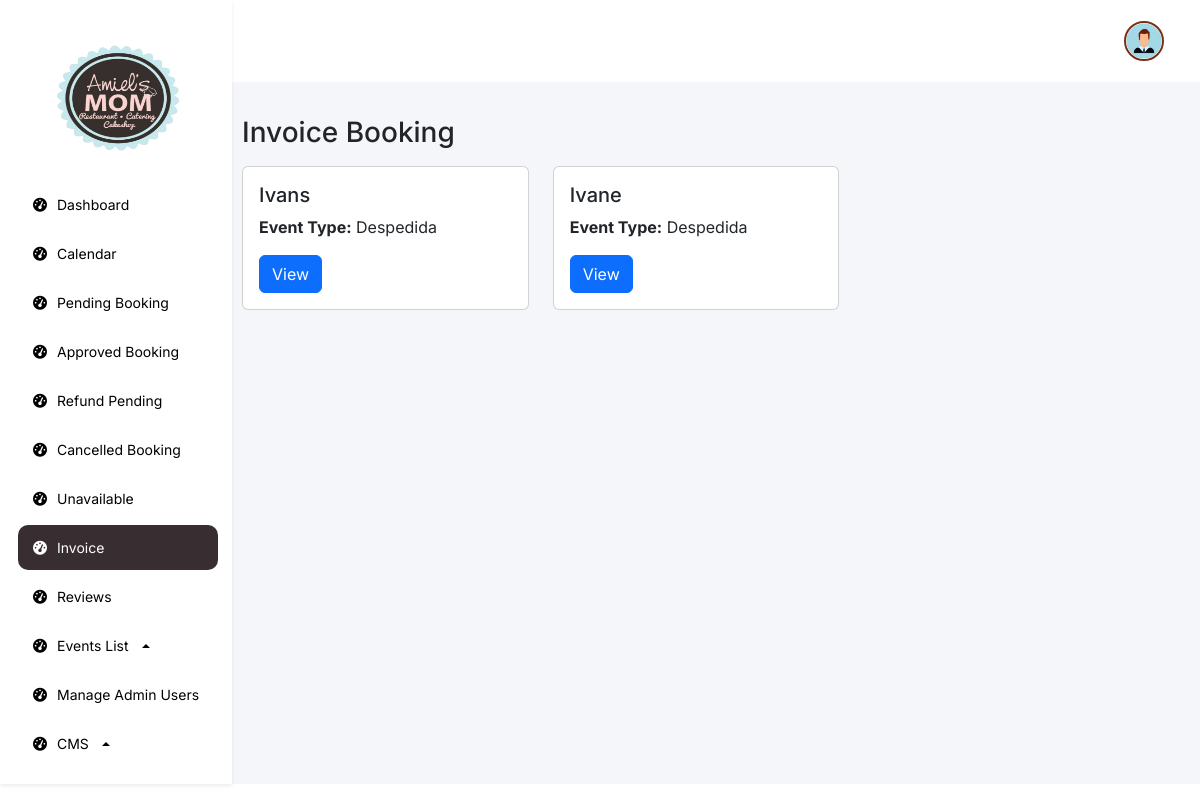
The page /features/admin/web/Invoice.php (signed in) on the database as committed earlier.
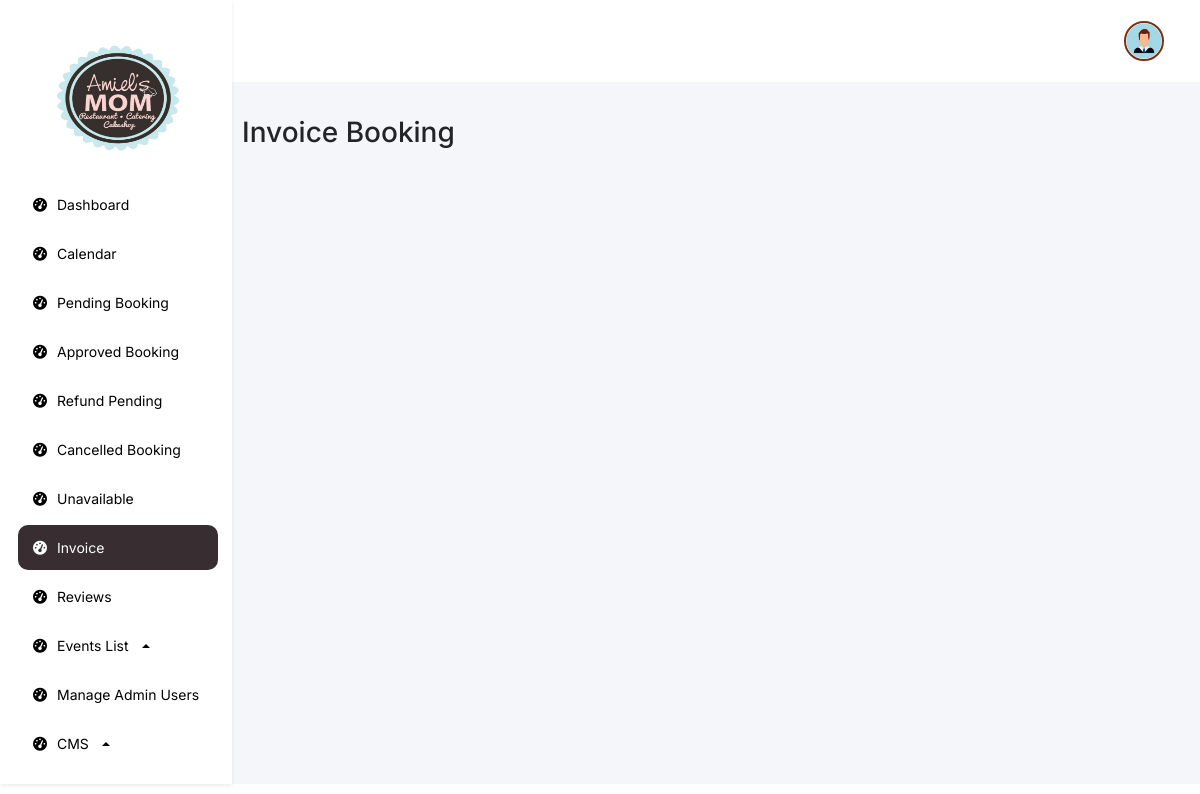
The same page on the database as committed later.
### tables this page shows
CREATE TABLE `booking` (
  `id` int(11) NOT NULL,
  `status` enum('To-pay','Pending','Waiting','On-going','Finished','Cancel-pending','Cancel') NOT NULL,
  `full_name` varchar(255) NOT NULL,
  `celebrants_name` varchar(255) DEFAULT NULL,
  `email` varchar(255) NOT NULL,
  `phone_number` varchar(15) DEFAULT NULL,
  `events_date` varchar(255) DEFAULT NULL,
  `guest_count` int(11) DEFAULT NULL,
  `event_duration` int(11) DEFAULT NULL,
  `event_starttime` int(11) DEFAULT NULL,
  `event_endtime` int(11) DEFAULT NULL,
  `event_type` varchar(255) DEFAULT NULL,
  `event_package` varchar(255) DEFAULT NULL,
  `event_options` text DEFAULT NULL,
  `cost` decimal(10,2) DEFAULT 0.00,
  `cancel_reason` text DEFAULT NULL,
  `payment_image` varchar(255) DEFAULT NULL,
  `reference_no` varchar(100) DEFAULT NULL,
  `payment_amount` decimal(10,2) NOT NULL,
  `status_paid` tinyint(1) DEFAULT 0,
  `beef_dish` varchar(255) DEFAULT NULL,
  `pork_dish` varchar(255) DEFAULT NULL,
  `chicken_dish` varchar(255) DEFAULT NULL,
  `pasta_dish` varchar(255) DEFAULT NULL,
  `dessert_dish` varchar(255) DEFAULT NULL,
  `fish_dish` varchar(255) DEFAULT NULL,
  `drinks_dish` varchar(255) DEFAULT NULL,
  `created_at` datetime DEFAULT current_timestamp(),
  `gcash_name` varchar(255) NOT NULL,
  `gcash_number` varchar(20) NOT NULL,
  `review_status` int(11) DEFAULT 0,
  `second_payment_amount` varchar(255) DEFAULT NULL,
  `second_reference_no` int(11) DEFAULT NULL,
  `second_payment_image` varchar(255) DEFAULT NULL
);

### features/admin/web/Invoice.php (the view, shortened to what this page needs)
<?php
    require '../../../db.php';
    $page = isset($_GET['page']) ? intval($_GET['page']) : 1;
    $limit = 5;
    $offset = ($page - 1) * $limit;
    $query = "SELECT * FROM booking WHERE status = 'Finished'";
    $query .= " LIMIT $limit OFFSET $offset";
    $stmt = $conn->prepare($query);
    $stmt->execute();
    $result = $stmt->get_result();
?>
<!DOCTYPE html>
<html lang="en">
<head>
    <link rel="stylesheet" href="https://cdnjs.cloudflare.com/ajax/libs/font-awesome/6.0.0-beta3/css/all.min.css">
    <link href="https://cdn.jsdelivr.net/npm/bootstrap@5.3.3/dist/css/bootstrap.min.css" rel="stylesheet"
>
    <link href="https://cdn.jsdelivr.net/npm/sweetalert2@11.5.0/dist/sweetalert2.min.css" rel="stylesheet">
    <link rel="stylesheet" href="../css/index.css">
</head>
<body>
    <div class="navbar flex-column bg-white shadow-sm p-3 collapse d-md-flex" id="navbar">
        <div class="navbar-links">
            <a class="navbar-brand d-none d-md-block logo-container" href="#">
                <img src="../../../assets/logo.png" alt="Logo">
            </a>
            <a href="dashboard.php">
                <i class="fa-solid fa-tachometer-alt"></i>
                <span>Dashboard</span>
            </a>
            <a href="calendar.php">
                <i class="fa-solid fa-tachometer-alt"></i>
                <span>Calendar</span>
            </a>
            <a href="pending.php">
                <i class="fa-solid fa-tachometer-alt"></i>
                <span>Pending Booking</span>
            </a>
            <a href="approve.php">
                <i class="fa-solid fa-tachometer-alt"></i>
                <span>Approved Booking</span>
            </a>
            <a href="refund.php">
                <i class="fa-solid fa-tachometer-alt"></i>
                <span>Refund Pending</span>
            </a>
            <a href="cancel.php">
                <i class="fa-solid fa-tachometer-alt"></i>
                <span>Cancelled Booking</span>
            </a>
            <a href="unavailable.php">
                <i class="fa-solid fa-tachometer-alt"></i>
                <span>Unavailable</span>
            </a>
            <a href="#" class="navbar-highlight">
                <i class="fa-solid fa-tachometer-alt"></i>
                <span>Invoice</span>
            </a>
            <a href="reviews.php">
                <i class="fa-solid fa-tachometer-alt"></i>
                <span>Reviews</span>
            </a>
            <div class="dropdown dropup">
                <a href="#" class=" dropdown-toggle" id="eventsListDropdown" role="button" data-bs-toggle="dropdown" aria-expanded="false">
                    <i class="fa-solid fa-tachometer-alt"></i>
                    <span>Events List</span>
                </a>
            </div>
            <a href="admin-user.php">
                <i class="fa-solid fa-tachometer-alt"></i>
                <span>Manage Admin Users</span>
            </a>
            <div class="dropdown dropup">
                <a href="#" class="dropdown-toggle" id="servicesDropdown" role="button" data-bs-toggle="dropdown" aria-expanded="false">
                    <i class="fa-solid fa-tachometer-alt"></i>
                    <span>CMS</span>
                </a>
            </div>
        </div>
    </div>
    <div class="content flex-grow-1">
        <div class="header">
            <div class="profile-admin">
                <div class="dropdown">
                    <button class="" type="button" data-bs-toggle="dropdown" aria-expanded="false">
                        <img src="../../../assets/profile/user.png"
                            style="width: 40px; height: 40px; object-fit: cover;">
                    </button>
                </div>
            </div>
        </div>
        <div class="container mt-4">
    <div class="d-flex justify-content-between mb-2">
        <h3>Invoice Booking</h3>
    </div>
    <div class="row">
        <?php
        while ($row = $result->fetch_assoc()) {
        ?>
        <div class="col-md-4 mb-4">
            <div class="card">
                <div class="card-body">
                    <h5 class="card-title"><?php echo htmlspecialchars($row['full_name']); ?></h5>
                    <p class="card-text"><strong>Event Type:</strong> <?php echo htmlspecialchars($row['event_type']); ?></p>
                    <button type="button" class="btn btn-primary" data-bs-toggle="modal" data-bs-target="#viewDetailsModal-<?php echo $row['id']; ?>">View</button>
                </div>
            </div>
        </div>
        <?php
        }
        ?>
    </div>
</div>
</body>
</html>

Rows that differ between the two databases and show on the page:
removed booking: full_name "Ivans", event_type "Despedida"
removed booking: full_name "Ivane", event_type "Despedida"
